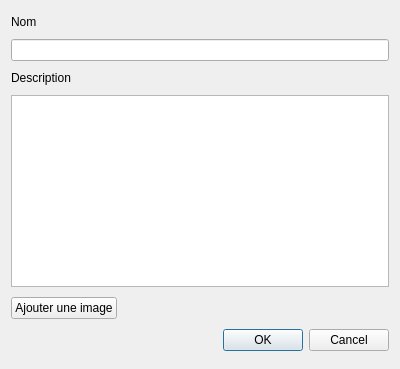
<?xml version="1.0" encoding="UTF-8"?>
<ui version="4.0">
 <class>CreateProjectDialog</class>
 <widget class="QDialog" name="CreateProjectDialog">
  <property name="geometry">
   <rect>
    <x>0</x>
    <y>0</y>
    <width>400</width>
    <height>369</height>
   </rect>
  </property>
  <property name="windowTitle">
   <string>Créer un projet</string>
  </property>
  <layout class="QVBoxLayout" name="verticalLayout">
   <item>
    <widget class="QLabel" name="label">
     <property name="sizePolicy">
      <sizepolicy hsizetype="Preferred" vsizetype="Maximum">
       <horstretch>0</horstretch>
       <verstretch>0</verstretch>
      </sizepolicy>
     </property>
     <property name="text">
      <string>Nom</string>
     </property>
     <property name="alignment">
      <set>Qt::AlignmentFlag::AlignLeading|Qt::AlignmentFlag::AlignLeft|Qt::AlignmentFlag::AlignVCenter</set>
     </property>
    </widget>
   </item>
   <item>
    <widget class="QLineEdit" name="lineEdit"/>
   </item>
   <item>
    <widget class="QLabel" name="label_2">
     <property name="sizePolicy">
      <sizepolicy hsizetype="Preferred" vsizetype="Maximum">
       <horstretch>0</horstretch>
       <verstretch>0</verstretch>
      </sizepolicy>
     </property>
     <property name="text">
      <string>Description</string>
     </property>
    </widget>
   </item>
   <item>
    <widget class="QPlainTextEdit" name="plainTextEdit">
     <property name="sizePolicy">
      <sizepolicy hsizetype="Expanding" vsizetype="Fixed">
       <horstretch>0</horstretch>
       <verstretch>0</verstretch>
      </sizepolicy>
     </property>
    </widget>
   </item>
   <item>
    <widget class="QPushButton" name="pushButton">
     <property name="sizePolicy">
      <sizepolicy hsizetype="Maximum" vsizetype="Fixed">
       <horstretch>0</horstretch>
       <verstretch>0</verstretch>
      </sizepolicy>
     </property>
     <property name="text">
      <string>Ajouter une image</string>
     </property>
    </widget>
   </item>
   <item>
    <widget class="QDialogButtonBox" name="buttonBox">
     <property name="orientation">
      <enum>Qt::Orientation::Horizontal</enum>
     </property>
     <property name="standardButtons">
      <set>QDialogButtonBox::StandardButton::Cancel|QDialogButtonBox::StandardButton::Ok</set>
     </property>
    </widget>
   </item>
  </layout>
 </widget>
 <resources/>
 <connections>
  <connection>
   <sender>buttonBox</sender>
   <signal>accepted()</signal>
   <receiver>CreateProjectDialog</receiver>
   <slot>accept()</slot>
   <hints>
    <hint type="sourcelabel">
     <x>248</x>
     <y>254</y>
    </hint>
    <hint type="destinationlabel">
     <x>157</x>
     <y>274</y>
    </hint>
   </hints>
  </connection>
  <connection>
   <sender>buttonBox</sender>
   <signal>rejected()</signal>
   <receiver>CreateProjectDialog</receiver>
   <slot>reject()</slot>
   <hints>
    <hint type="sourcelabel">
     <x>316</x>
     <y>260</y>
    </hint>
    <hint type="destinationlabel">
     <x>286</x>
     <y>274</y>
    </hint>
   </hints>
  </connection>
 </connections>
</ui>
